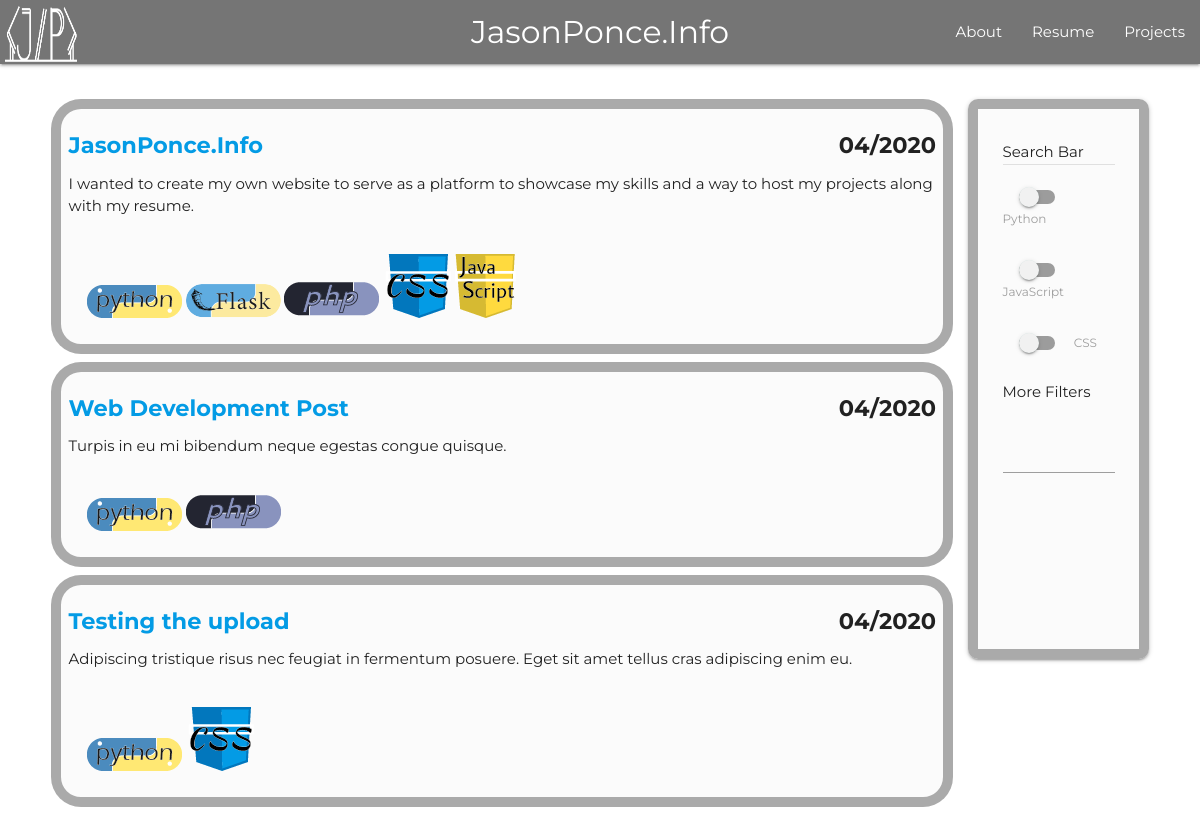
The app's page /web_development with its own data.
### jasonsite/models.py (models this page shows, shortened)
class Post(db.Model, UserMixin):
    post_id         = db.Column(db.Integer, primary_key = True)
    user_id         = db.Column(db.Integer, db.ForeignKey('user.id'), nullable = False)
    title           = db.Column(db.String(64), nullable = False)
    date_posted     = db.Column(db.DateTime, nullable = False, default=datetime.utcnow)
    blurb           = db.Column(db.String(256), nullable = False)
    post            = db.Column(db.Text, nullable = False)
    images          = db.relationship('Images', backref = 'post_images', lazy = True)
    category        = db.Column(db.String(32), nullable = False)
    created_by      = db.relationship('User', backref = 'owner', lazy=True)
    more_posts      = db.relationship('Content', backref= 'test_txt', lazy = True)
    tag1            = db.Column(db.Text, nullable = False)
    tag2            = db.Column(db.Text, nullable = False)
    tag3            = db.Column(db.Text, nullable = False)
    tag4            = db.Column(db.Text, nullable = False)
    tag5            = db.Column(db.Text, nullable = False)
    main_image      = db.Column(db.Text, nullable = False)
    alt_source      = db.Column(db.Text, nullable = False)

### jasonsite/routes.py (the view)
@app.route("/web_development", methods=['GET', 'POST'])
def web_development():
    page_title="Web Development"
    project_query = Post.query.filter(Post.category == 'web_development')
    return render_template('web_development.html', title=page_title, posts=project_query)

### jasonsite/templates/web_development.html (shortened to what this page needs)
{% extends "index.html" %}
{% block head %}
{{super()}}
{% endblock %}
{% block nav %}
{{super()}}
{% endblock %}
{% block body %}
<div class="project-grid">
  <div class="project-column">
    {% for post in posts %}
    <section>
      <div class="projects-container" >
        <h5 class="project-title-block">
          <a href="{{ url_for('post', post_id=post.post_id) }}">{{ post.title }}</a>
          <span class="project-date">{{ post.date_posted.strftime('%m/%Y') }}</span>
        </h5>
        <div class="project-text-block">
          <p>{{ post.blurb }}</p>
        </div>
        <div class="row project-tag-block">
          <div class="post-skills-wrapper">
            {% if post.tag1|length %}
            <img class="post-skill"  id="tag1" src="\static\images\pills\{{post.tag1|lower}}_pills_resized.png" alt="">
            {% endif %}
            {% if post.tag2|length %}
            <img class="post-skill" id="tag2" src="\static\images\pills\{{post.tag2|lower}}_pills_resized.png" alt="">
            {% endif %}
            {% if post.tag3|length %}
            <img class="post-skill" id="tag3" src="\static\images\pills\{{post.tag3|lower}}_pills_resized.png" alt="">
            {% endif %}
            {% if post.tag4|length %}
            <img class="post-skill" id="tag4" src="\static\images\pills\{{post.tag4|lower}}_pills_resized.png" alt="">
            {% endif %}
            {% if post.tag5|length %}
            <img class="post-skill" id="tag5" src="\static\images\pills\{{post.tag5|lower}}_pills_resized.png" alt="">
            {% endif %}
        </div>
        </div>
      </div>
    </section>
    {% endfor %}
  </div>
  <div class="project-search-column z-depth-1">
    <div class="container">
      Search Bar
      <div class="divider"></div>
      <div class="switch project-switch">
        <label>
          <span class="lever"></span>
          <span class="center-align">Python</span>
        </label>
      </div>
      <div class="switch project-switch">
        <label>
          <span class="lever"></span>
          <span class="center-align">JavaScript</span>
        </label>
      </div>
      <div class="switch project-switch">
        <label>
          <span class="lever"></span>
          <span class="center-align">CSS</span>
        </label>
      </div>
      <div class="project-switch">More Filters</div>
      <div class="center-align">
        <div class="chips chips-autocomplete" ></div>
      </div>
    </div>
  </div>
</div>
{% endblock %}

### jasonsite/templates/index.html (shortened to what this page needs)
<!DOCTYPE html>
<html lang="en">
    <head>
        {% block head %}
        <link rel="stylesheet" type="text/css" href="/static/css/materialize.css">
        <link rel="stylesheet" type="text/css" href="/static/css/materialize.min.css">
        <link rel="stylesheet" type="text/css" href="/static/css/mystyle.css">
        <link rel="stylesheet" type="text/css" href="/static/slick/slick/slick.css">
        {% endblock %}
    </head>
{% block nav %}
<nav class="nav-extended grey darken-1">
    <div class="nav-wrapper">
        <a href="{{ url_for('home') }}" class="brand-logo left reduced-logo hide-on-med-and-down">
            <img src="/static/logo_resized_white.png" alt="logo for website">
        </a>
        <a href="{{ url_for('home') }}" class="brand-logo center">JasonPonce.Info</a>
        <ul id="nav-mobile" class="right hide-on-med-and-down">
        <li><a href="{{ url_for('about') }}">About</a></li>
        <li><a href="{{ url_for('resume') }}">Resume</a></li>
        <li><a href="{{ url_for('projects') }}">Projects</a></li>
        </ul>
    </div>
</nav>
{% endblock nav %}
{% block body %}{% endblock body %}

### jasonsite/static/css/mystyle.css (style rules this page uses)
html * { font-family: 'Montserrat', sans-serif; }
.reduced-logo { position: relative; top: 6px; left: 5px; height: 100%; width: 6vw; }
.reduced-logo > img { width: 100%; height: 100%; }
.projects-container { border: 10px solid rgba(150, 150, 150, 0.8); background-color: rgba(250, 250, 250, 0.8); margin-bottom: 1vh; padding: 0.5rem; border-radius: 30px; }
.project-title-block { font-size: 1.5rem; font-weight: bold; }
.project-date { float: right; }
.project-tag-block { margin-top: 10px; margin-bottom: 0 !important; }
.project-switch { padding-top: 2.5vh; padding-bottom: 1vh; }
.project-grid { display:grid; grid-template-columns: .2fr 5fr 1fr .2fr; grid-template-rows: 20px auto; gap: 1em; grid-template-areas: "... .... ....... ..." "... main sidebar ..." "... .... ....... ..."; }
.project-column { grid-area: main; justify-self: start; }
.project-search-column { grid-area: sidebar; padding-top: 4vh; border: solid 10px rgba(150, 150, 150, 0.8); border-radius: 10px; max-height: 70vh ; background-color: rgba(250, 250, 250, 0.8); }
.post-skills-wrapper { padding: 1vh; padding-left: 1.5vw; }
.post-skill { padding-top: 1vh; padding-bottom: 0.5vh; margin-top: 5px; }
.nav-wrapper, .nav-extended { width: 100% !important; }

### records on screen
Post: title "JasonPonce.Info", date_posted "04/2020", blurb "I wanted to create my own website to serve as a platform to showcase my skills and a way to host my projects along with my resume.", shows a picture
Post: title "Web Development Post", date_posted "04/2020", blurb "Turpis in eu mi bibendum neque egestas congue quisque.", shows a picture
Post: title "Testing the upload", date_posted "04/2020", blurb "Adipiscing tristique risus nec feugiat in fermentum posuere. Eget sit amet tellus cras adipiscing enim eu.", shows a picture
